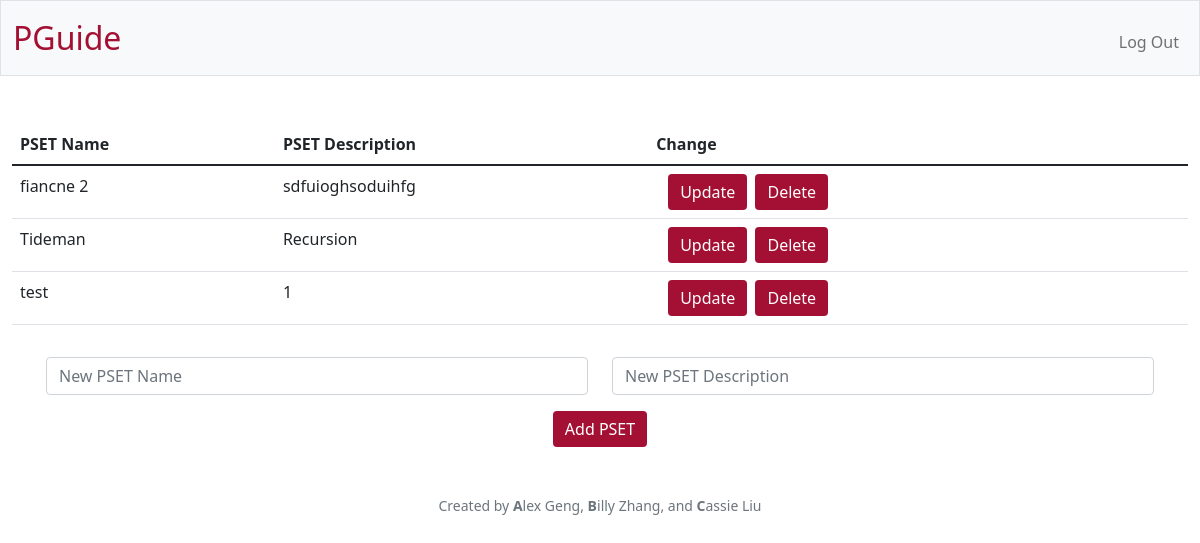
The page /edit?code=CS50 (signed in) on the database as committed earlier.
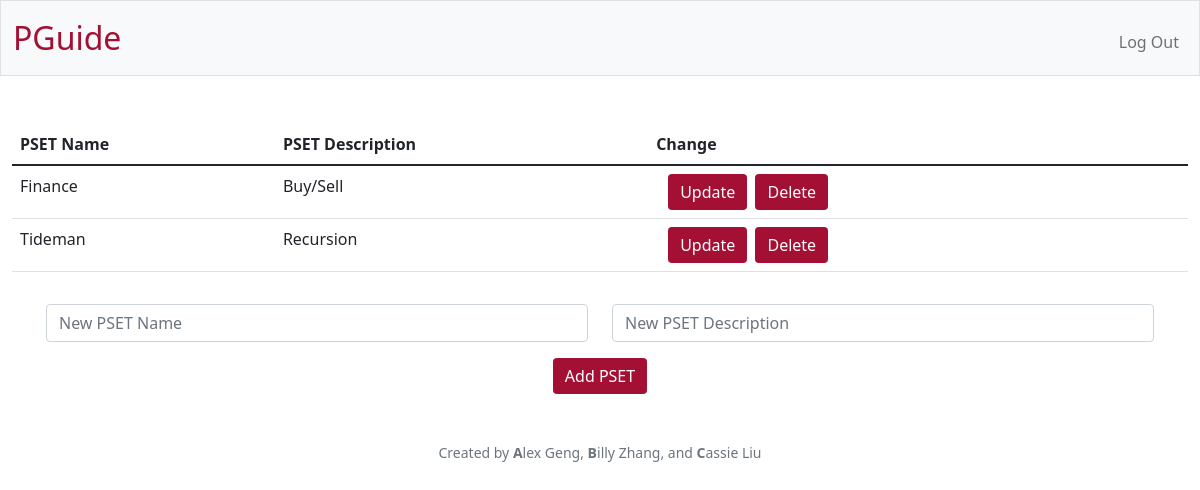
The same page on the database as committed later.
### tables this page shows
CREATE TABLE psets (id INTEGER PRIMARY KEY AUTOINCREMENT NOT NULL, class_id INTEGER NOT NULL, name TEXT NOT NULL, description TEXT NOT NULL, FOREIGN KEY (class_id) REFERENCES classes(id));

### app.py (the view, shortened to what this page needs)
@login_required
@admin_required
@app.route("/edit",  methods=["GET", "POST"])
def edit():
    if request.method == "GET":
        code = request.args.get("code")
        if not code:
            return apology("Must provide class code.", 403)
        class_ = get_class_from_code(code)
        if class_ is None:
            return apology("Invalid class code.", 403)
        psets = db.execute("SELECT * FROM psets WHERE class_id = ?", class_["id"])
        return render_template("edit.html", psets=psets, code=code)

### app.py (called while the page is built)
@app.after_request
def after_request(response):
    response.headers["Cache-Control"] = "no-cache, no-store, must-revalidate"
    response.headers["Expires"] = 0
    response.headers["Pragma"] = "no-cache"
    return response

### helpers.py (called while the page is built)
def get_class_from_code(code):
    classes = db.execute("SELECT * FROM classes WHERE code = ?", code)
    return classes[0] if len(classes) == 1 else None

### templates/edit.html (shortened to what this page needs)
{% extends "layout.html" %}
{% block main %}
    <table class="table">
        <thead>
            <tr>
                <th class="text-start">PSET Name</th>
                <th class="text-start">PSET Description</th>
                <th class="text-start">Change</th>
            </tr>
        </thead>
        <tbody>
            {% for pset in psets %}
                <tr>
                    <td class="text-start">{{ pset.name }}</td>
                    <td class="text-start">{{ pset.description }}</td>
                    <td class="text-start">
                        <div class="container">
                            <div class="row">
                                <div class="col-sm-2">
                                    <button class="btn btn-primary update pset-id-{{ pset.id }}">Update</button>
                                </div>
                                <div class="col-sm-2">
                                    <form action="/edit" method="POST">
                                        <button class="btn btn-primary" type="submit">Delete</button>
                                    </form>
                                </div>
                            </div>
                        </div>
                    </td>
                </tr>
            {% endfor %}
        </tbody>
    </table>
    <form action="/edit" method="POST">
        <div class="container p-3">
            <div class="row">
                <div class="form-group col-sm-6">
                    <input autocomplete="off" class="form-control" id="name" name="name" placeholder="New PSET Name" type="text">
                </div>
                <div class="form-group col-sm-6">
                    <input autocomplete="off" class="form-control" id="description" name="description" placeholder="New PSET Description" type="text">
                </div>
            </div>
        </div>
        <button class="btn btn-primary" type="submit">Add PSET</button>
    </form>
{% endblock %}

Rows that differ between the two databases and show on the page:
removed psets: name "test", description "1"
changed psets: name "fiancne 2" → "Finance"; description "sdfuioghsoduihfg" → "Buy/Sell"
